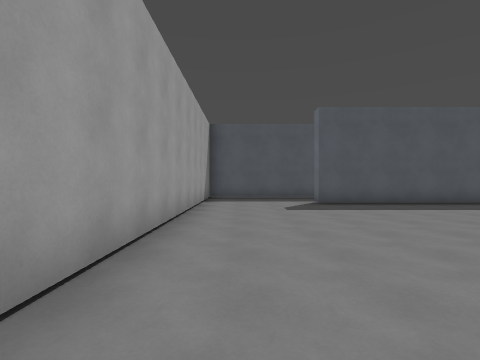
view 1 (above)

24 first-person views from a walk through a level from a Godot 3-D game. The camera is 1.5 m above the floor, looks level and sees 85° across. The floor is counted in squares, 2 m on a side. Each view is taken from the middle of a square. On the plan, view 1 faces up. The plan holds only what a view shows up to about 9 squares ahead; the rest is blank. The place goes on beyond the plan. Surface patterns are stand-ins for the level's own textures.

view 2
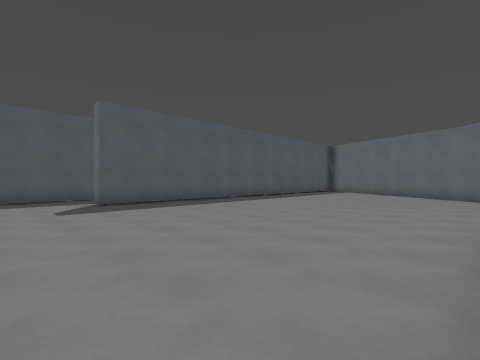

view 3
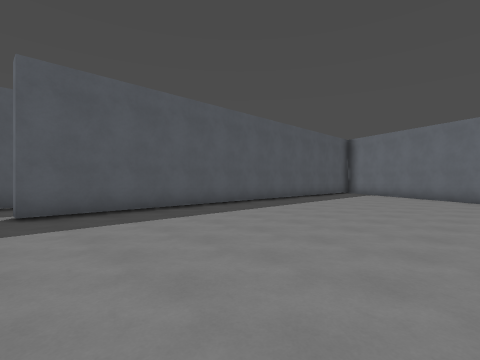

view 4
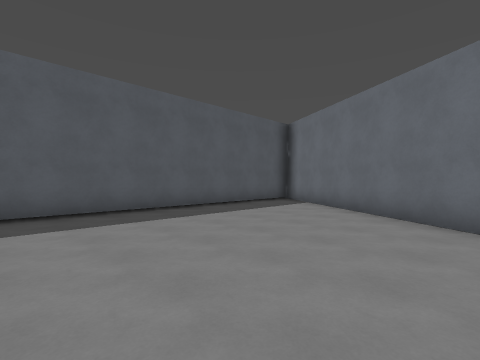

view 5
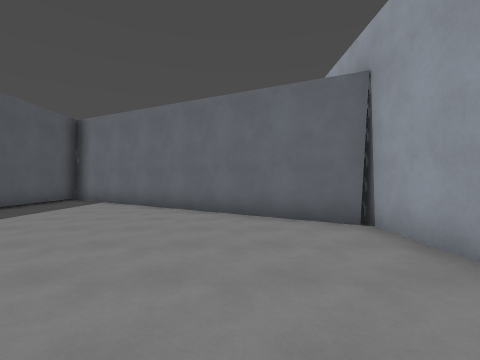

view 6
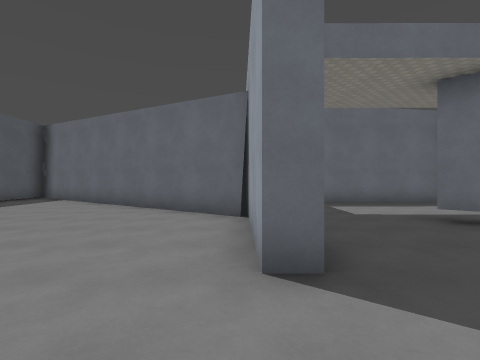

view 7
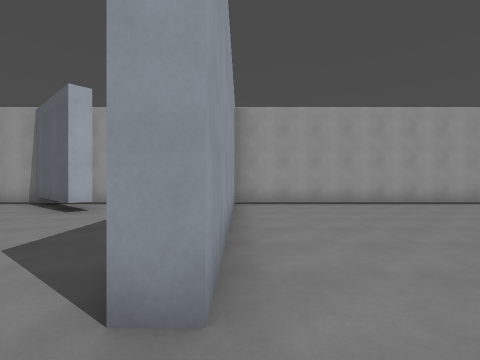

view 8
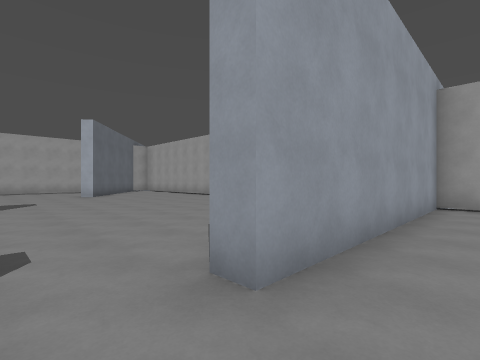

view 9
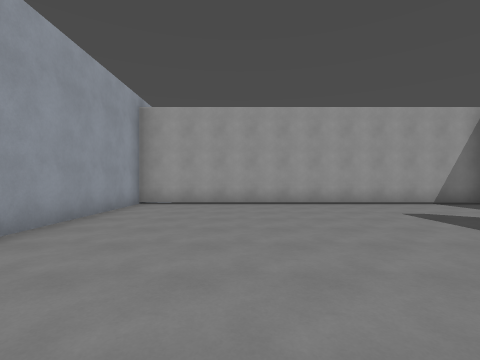

view 10
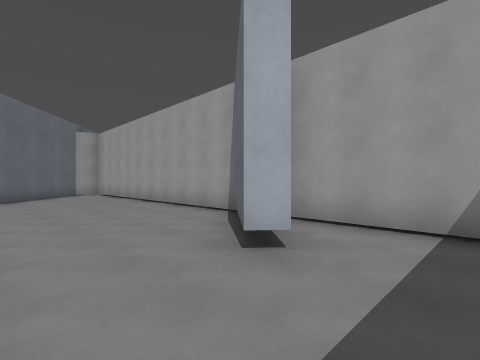

view 11
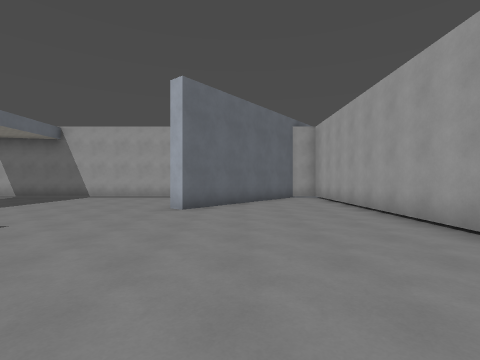

view 12
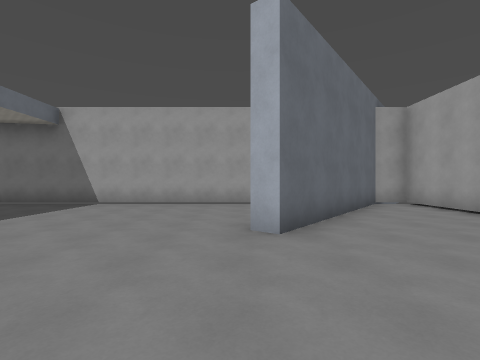

view 13
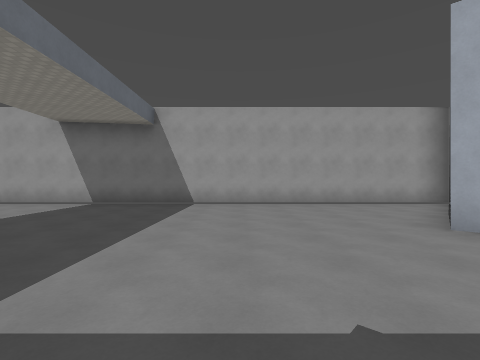

view 14
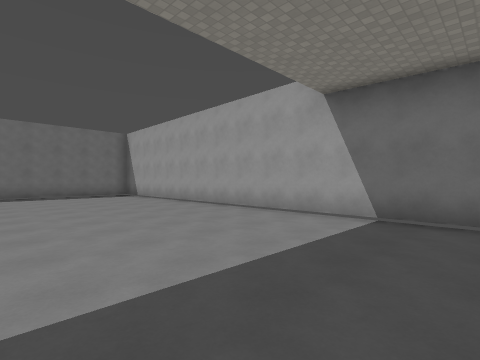

view 15
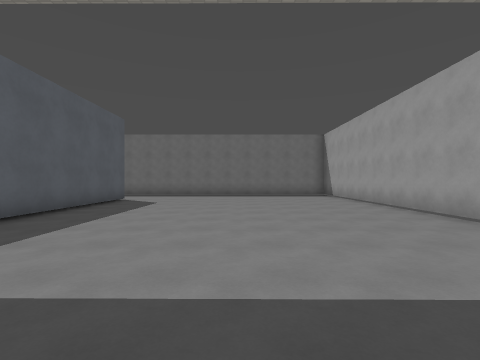

view 16
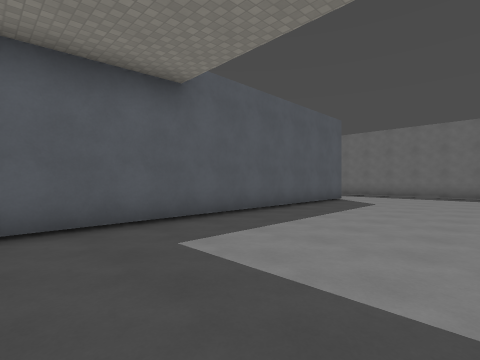

view 17
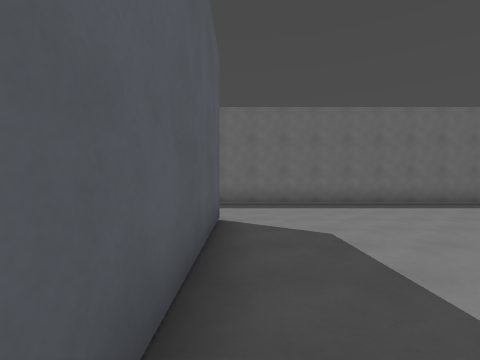

view 18
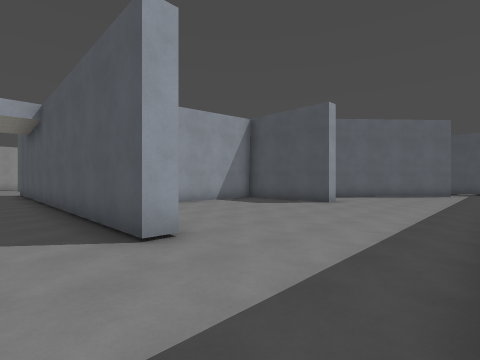

view 19
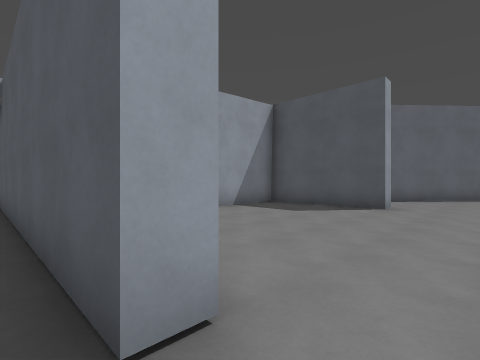

view 20
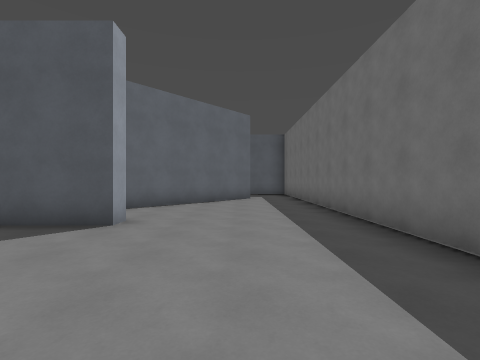

view 21
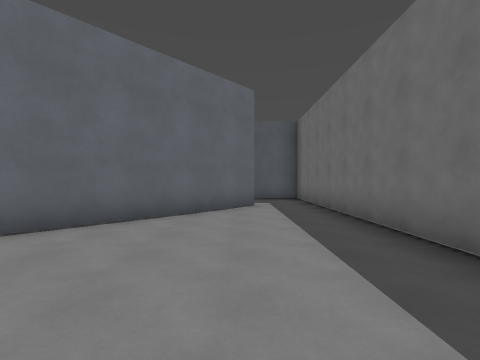

view 22
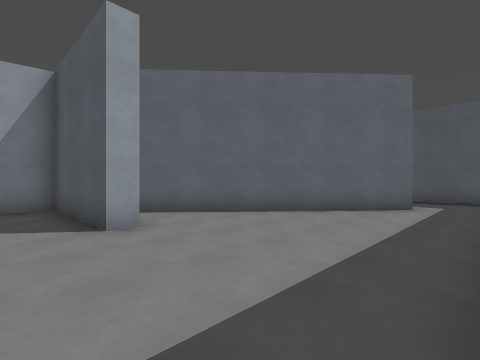

view 23
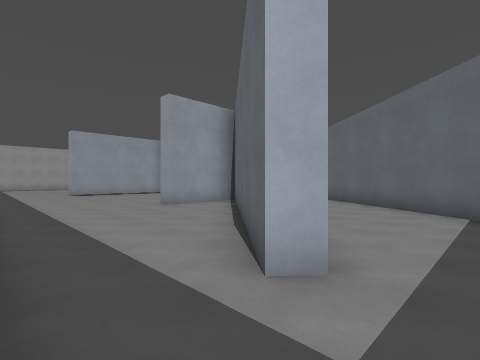

view 24
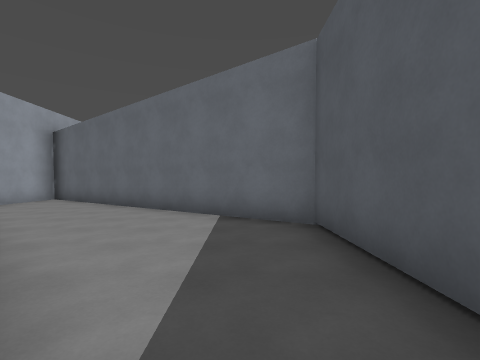

### Floor plan
Points are (right, up) in squares from view 1. A wall is a line through its corners. A room is listed if a view was taken in it or the views show most of it. See-through windows are left out.
Room 1 (views 1, 2, 3, 4, 5, 6, 7, 8, 9)
walls: (8.1, -0.8) (8.1, -0.2) (11.6, -0.2); (11.3, -0.1) (16, 6.8); (2.6, 10.7) (0.4, 10.7); (16, 8.2) (2.5, 8.2) (2.5, 8.8); (-1.3, 10.6) (-1.3, -0.2) (5.7, -0.2) (5.7, -0.8)
ways out: opening at (6.5, -1) to room 2
Room 2 (views 10, 11, 12, 13, 14, 15, 16, 17, 18, 19, 20, 21, 22, 23, 24)
walls: (14.8, -6.7) (14.8, -2.8); (10.4, -4) (10.8, -3.6); (20, -7) (20, -7.6) (10.1, -7.6); (17.4, -0.2) (18.9, -0.2) (18.9, -0.7) (15.2, -0.7) (15.3, -4.3); (0.6, -3.5) (1, -3.9) (-1.3, -6.5); (23.3, -2.6) (23.3, 7); (-1.3, -5.9) (-1.3, -16.3) (-0.3, -16.3) (3.4, -11.6) (3.9, -11.9); (23.3, -15.6) (23.3, -7.4); (0.2, -16.3) (19, -16.3); (-1.3, -2.1) (-1.3, -4.9); (21, 6.1) (21.4, 5.7) (16.9, 0.7); (22.6, 8.2) (21.6, 8.2)
ways out: opening at (6.5, -1) to room 1; opening at (22, 7) to room 3
Room 3 (no view inside)
walls: (13, -0.2) (14.2, -0.2); (21.6, 8.2) (17.6, 8.2) (13, 1.4)
ways out: opening at (22, 7) to room 2

Positions as (right, up) in squares from view 1, and headings:
1: (0, 0), facing up
2: (0, 0), facing up-right
3: (2, 2), facing up-right
4: (8, 2), facing up-right
5: (7, 2), facing right
6: (6, 0), facing right
7: (7, 0), facing left
8: (7, 1), facing down-left
9: (7, 3), facing left
10: (3, -2), facing down-left
11: (2, -5), facing down
12: (4, -8), facing down
13: (7, -8), facing down
14: (10, -11), facing down-right
15: (10, -12), facing right
16: (10, -12), facing up-right
17: (15, -8), facing right
18: (23, -9), facing up-left
19: (21, -8), facing up-left
20: (21, -5), facing up
21: (21, -2), facing up
22: (23, -2), facing up-left
23: (23, 7), facing down-left
24: (22, 7), facing left
